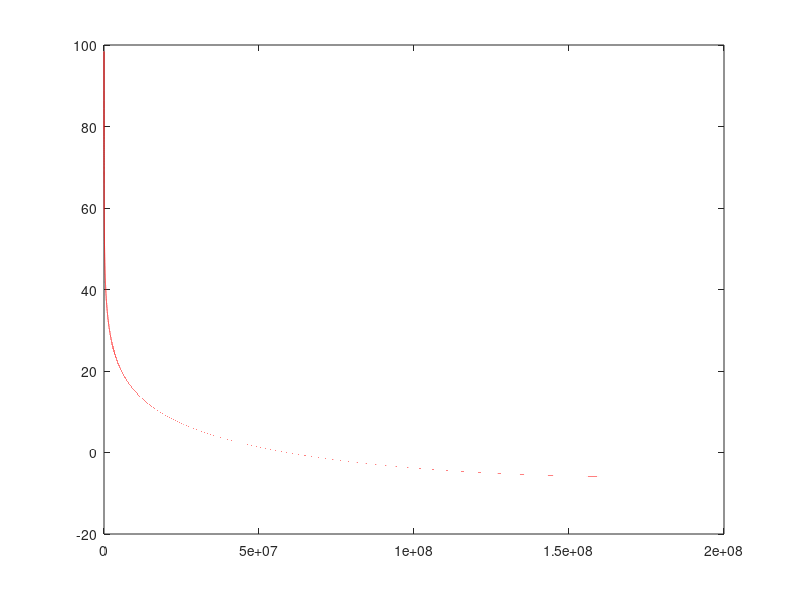

This chart was generated by the following MATLAB code:
%% PLL OPEN and CLOSED LOOP TRANSFER FUNCTIONS

%clear;
%clc;


%% PARAMETERS

% IIR Filter Coefficients
A = 0.021823956197987285;
B = 0.95635208760402546;

% GAIN 
q = 0;
G = 2^(-q);


N=256*1024;                         % number of points
Fs = 338000000/6;                  % sampling frequency
Ts = 1/Fs;


%% TRANSFER FUNCTIONS BY STAGES

% Phase Detector Comparator
b1=[0 1];                         % nominator
a1=[1];                           % denominator

% Phase Detector LPF (IIR)
b2=[A  A];   
a2=[1 -B];                        
 
% GAIN
b3=[G];
a3=[1];
 
% NCO
b4=[1];
a4=[1 -1];


%% OPEN LOOP TRANSFER FUNCTION
%nom=conv(b1,b2);    nom  =conv(nom,  b3);  nom  =conv(nom,  b4);
%denom=conv(a1,a2);  denom=conv(denom,a3);  denom=conv(denom,a4);
nom=conv(b3,b4);   % nom  =conv(nom,  b4);
denom=conv(a3,a4); % denom=conv(denom,a4);


% PLOTTING
%[Hol,F]=freqz(nom,denom,N,Fs); Hol=abs(Hol); dBol=20*log10(Hol); % 
%plot(F,dBol, 'r-');

HOL=tf(nom,denom,Ts); % Open   Loop Transfer Function
[Hol,F]=freqz(nom,denom,N,Fs); Hol=abs(Hol); dBol=20*log10(Hol);
plot(F,dBol, 'r-');

HCL=HOL/(1-HOL);      % Closed Loop Transfer Function
[Hcl,F]=freqz(nom,(denom-nom),N,Fs); Hcl=abs(Hcl); dBcl=20*log10(Hcl);
plot(F,dBcl, 'b-');

% PLOTTING  ( for multiplot see ">help plot"

plot(2*pi*F,dBol, 'r-', 2*pi*F, dBcl, 'b--');
